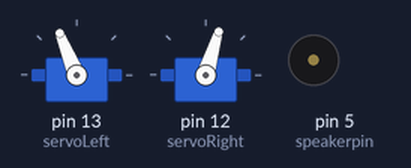
The sketch below on a simulated Arduino Uno, built with avr-gcc and run on an emulated ATmega328P. On the bench: 2 × servo, buzzer (waves = sounding).

Above: at 0.2 s.
At 12.2 s:
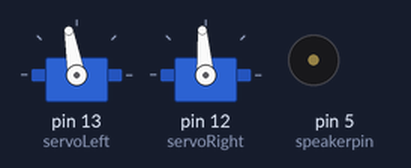
At 14.24 s:
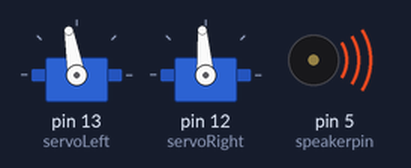
At 31.5 s:
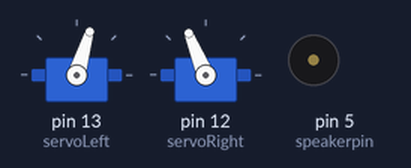
Timing chart, 0 to 39.0 s (numbered marks = the images above):
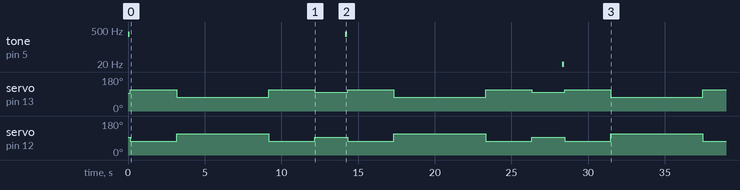

Measured:
- by itself, tone on pin 5 (speakerpin): plays 330 Hz for 0.13 s, 330 Hz for 0.13 s, 1 Hz for 0.13 s
- by itself, servo on pin 13 (servoLeft): repeats every 14.2 s: 73° 6.0 s, 112° 3.0 s, 100° 2.2 s, 112° 3.0 s
- by itself, servo on pin 12 (servoRight): repeats every 14.2 s: 112° 6.0 s, 73° 3.0 s, 94° 2.2 s, 73° 3.0 s

The sketch:

DanceRobot.ino
```cpp
#include <Servo.h>                           // Include servo library
/*
Intro e,e,,e,c,e,g

C G E
A B A# A
G E G A F G
E C D B
*/
/*************************************************
 * Public Constants
 *************************************************/

#define REST     1
#define NOTE_B0  31
#define NOTE_C1  33
#define NOTE_CS1 35
#define NOTE_D1  37
#define NOTE_DS1 39
#define NOTE_E1  41
#define NOTE_F1  44
#define NOTE_FS1 46
#define NOTE_G1  49
#define NOTE_GS1 52
#define NOTE_A1  55
#define NOTE_AS1 58
#define NOTE_B1  62
#define NOTE_C2  65
#define NOTE_CS2 69
#define NOTE_D2  73
#define NOTE_DS2 78
#define NOTE_E2  82
#define NOTE_F2  87
#define NOTE_FS2 93
#define NOTE_G2  98
#define NOTE_GS2 104
#define NOTE_A2  110
#define NOTE_AS2 117
#define NOTE_B2  123
#define NOTE_C3  131
#define NOTE_CS3 139
#define NOTE_D3  147
#define NOTE_DS3 156
#define NOTE_E3  165
#define NOTE_F3  175
#define NOTE_FS3 185
#define NOTE_G3  196
#define NOTE_GS3 208
#define NOTE_A3  220
#define NOTE_AS3 233
#define NOTE_B3  247
#define NOTE_C4  262
#define NOTE_CS4 277
#define NOTE_D4  294
#define NOTE_DS4 311
#define NOTE_E4  330
#define NOTE_F4  349
#define NOTE_FS4 370
#define NOTE_G4  392
#define NOTE_GS4 415
#define NOTE_A4  440
#define NOTE_AS4 466
#define NOTE_B4  494
#define NOTE_C5  523
#define NOTE_CS5 554
#define NOTE_D5  587
#define NOTE_DS5 622
#define NOTE_E5  659
#define NOTE_F5  698
#define NOTE_FS5 740
#define NOTE_G5  784
#define NOTE_GS5 831
#define NOTE_A5  880
#define NOTE_AS5 932
#define NOTE_B5  988
#define NOTE_C6  1047
#define NOTE_CS6 1109
#define NOTE_D6  1175
#define NOTE_DS6 1245
#define NOTE_E6  1319
#define NOTE_F6  1397
#define NOTE_FS6 1480
#define NOTE_G6  1568
#define NOTE_GS6 1661
#define NOTE_A6  1760
#define NOTE_AS6 1865
#define NOTE_B6  1976
#define NOTE_C7  2093
#define NOTE_CS7 2217
#define NOTE_D7  2349
#define NOTE_DS7 2489
#define NOTE_E7  2637
#define NOTE_F7  2794
#define NOTE_FS7 2960
#define NOTE_G7  3136
#define NOTE_GS7 3322
#define NOTE_A7  3520
#define NOTE_AS7 3729
#define NOTE_B7  3951
#define NOTE_C8  4186
#define NOTE_CS8 4435
#define NOTE_D8  4699
#define NOTE_DS8 4978
int speakerpin = 5;


// notes in the melody:
int Mario_melody[] = {
  NOTE_E4, NOTE_E4, REST, NOTE_E4,
  REST, NOTE_C4, NOTE_E4, REST,
  NOTE_G4, REST, REST, NOTE_G3, REST,

  NOTE_C4, REST, REST, NOTE_G3,
  REST, NOTE_E3, REST,
  REST, NOTE_A3, REST, NOTE_B3,
  REST, NOTE_AS3, NOTE_A3, REST,

  NOTE_G3, NOTE_E4, NOTE_G4,
  NOTE_A4, REST, NOTE_F4, NOTE_G4,
  REST, NOTE_E4, REST, NOTE_C4,
  NOTE_D4, NOTE_B3, REST
};

int Mario_Notes[] = {
  4, 4, 4, 4,
  4, 4, 4, 4,
  4, 2, 4, 2, 2,

  4, 4, 4, 4,
  2, 4, 4,
  4, 4, 4, 4,
  4, 4, 4, 4,

  4, 2, 4,
  4, 4, 4, 4,
  4, 4, 4, 4,
  4, 4, 2
  };

  const int num_elements_in_arr = sizeof(Mario_Notes)/sizeof(Mario_Notes[0]);
Servo servoLeft;                             // Declare left servo signal
Servo servoRight;                            // Declare right servo signal
void forwards() {
  servoLeft.writeMicroseconds(1700);
  servoRight.writeMicroseconds(1300);
  delay(3000);
  }
void backwards (){
  servoLeft.writeMicroseconds(1300);
  servoRight.writeMicroseconds(1700);
  delay(3000);
}
void turnR() {
   servoLeft.writeMicroseconds(1570);
  servoRight.writeMicroseconds(1517);
  delay(1500);
}
void sound(){                           // Declare pin that the piezo is connected to.
// DECLARE LED PINS HERE

// One octave of notes between A4 and A5, for Piezo Greeting
int note_A4 = 440;
int note_As4 = 466; int note_Bb4 = note_As4;
int note_B4 = 494;
int note_C5 = 523;
int note_Cs5 = 554; int note_Db5 = note_Cs5;
int note_D5 = 587;
int note_Ds5 = 622; int note_Eb5 = note_Ds5;
int note_E5 = 659;
int note_F5 = 698;
int note_Fs5 = 740; int note_Gb5 = note_Fs5;
int note_G5 = 784;
int note_Gs5 = 830; int note_Ab5 = note_Gs5;

}
void setup()
{
 int PIEZOPIN = 5;
     pinMode(PIEZOPIN, OUTPUT);              // Attach piezo to pin 5.
  servoLeft.attach(13);                      // Attach left signal to pin 13
  servoRight.attach(12);                     // Attach right signal to pin 12
  servoLeft.writeMicroseconds(1500);        // Calibrate left servo
  servoRight.writeMicroseconds(1500);       // Calibrate right servo
  // Attach LED pins here.


}

void loop()
{
  // Code for testing servos.
  // Tinker with the numbers to see how they work!
  // For help, visit https://learn.parallax.com/tutorials/robot/shield-bot/robotics-board-education-shield-arduino/chapter-2-shield-lights-servo-4.
 // iterate over the notes of the melody:
  for (int thisNote = 0; thisNote < num_elements_in_arr; thisNote++) {

    // to calculate the note duration, take one second
    // divided by the note type.
    //e.g. quarter note = 1000 / 4, eighth note = 1000/8, etc.
    int noteDuration = 500/Mario_Notes[thisNote];
    tone(speakerpin, Mario_melody[thisNote],noteDuration);

    // to distinguish the notes, set a minimum time between them.
    // the note's duration + 30% seems to work well:
    int pauseBetweenNotes = noteDuration * 1.30;
    delay(pauseBetweenNotes);
    // stop the tone playing:
    noTone(speakerpin);
  forwards();
  backwards();
  backwards();
  forwards();
  turnR();
  delay(500);
  }
}
```
